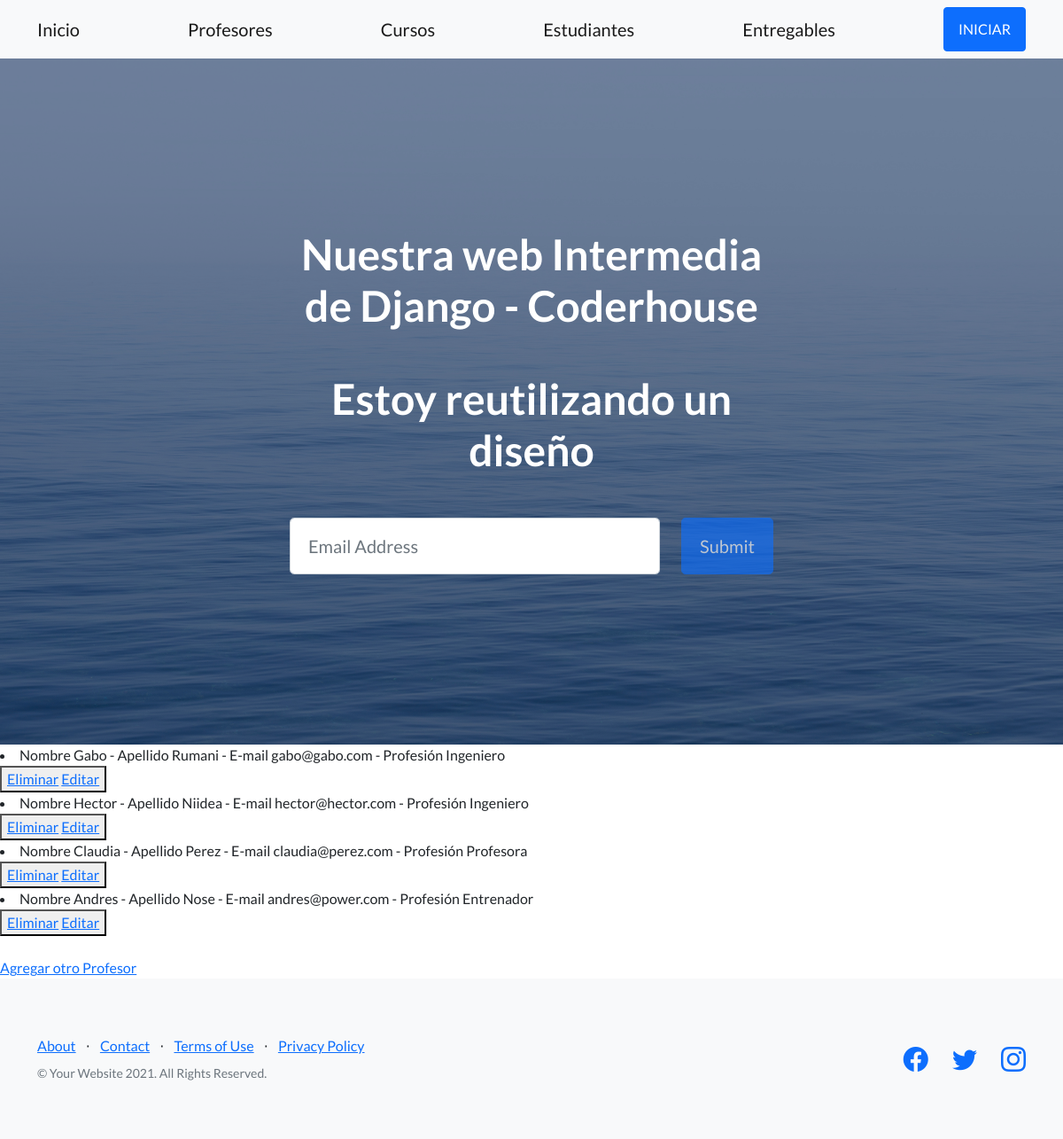
The page /AppCoder/leerProfesores on the database as committed earlier.
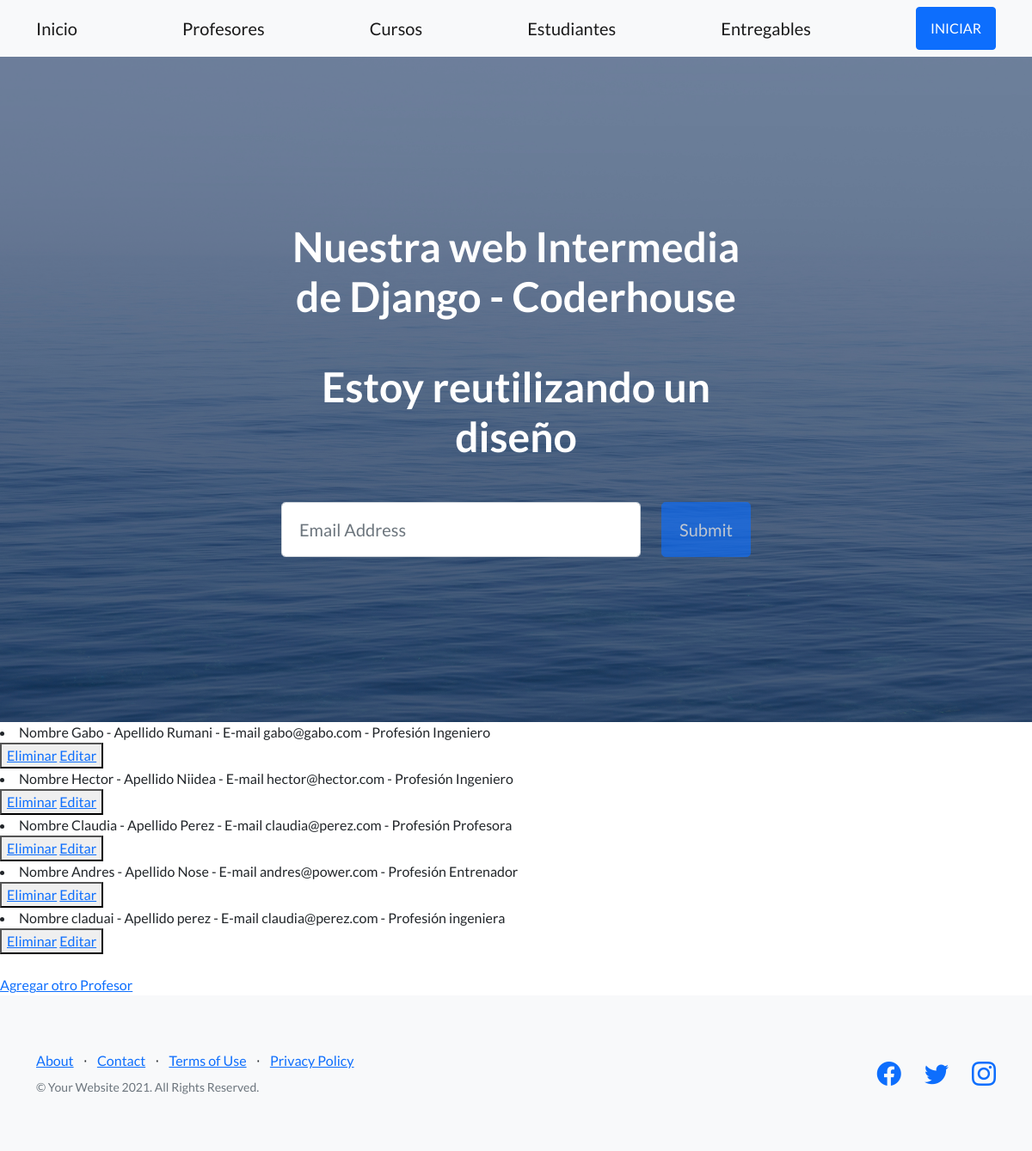
The same page on the database as committed later.
### AppCoder/models.py (models this page shows)
class Profesor(models.Model):
    nombre = models.CharField(max_length=30)
    apellido = models.CharField(max_length=30)
    email = models.EmailField()
    profesion = models.CharField(max_length=30)
    def __str__(self):
        return f"Nombre {self.nombre} - Apellido {self.apellido} - E-mail {self.email} - Profesión {self.profesion}"

### AppCoder/views.py (the view)
# urls.py: path('leerProfesores', views.leerProfesores, name="leerProfesores"),
def leerProfesores(request):
    profesores = Profesor.objects.all() #trae todos los profesores
    contexto = {"profesores": profesores}
    return render(request, "AppCoder/leerProfesores.html", contexto)

### AppCoder/templates/AppCoder/leerProfesores.html
{% extends "AppCoder/padre.html" %}
{% load static %}
{% block contenidoQueCambia %}
    {% for p in profesores %}
        <li>{{p}}</li>
        <button>
            <a href="{% url 'EliminarProfesor' p.nombre %}"> Eliminar</a>
           <a href="{% url 'EditarProfesor' p.nombre %}"> Editar</a>
         </button>
    {% endfor %}
    <br>
    <br>
    <a href="profesores.html">Agregar otro Profesor</a>
{% endblock %}

Rows that differ between the two databases and show on the page:
added Profesor: nombre+apellido+email "Nombre claduai - Apellido perez - E-mail claudia@perez.com - Profesión ingeniera"
